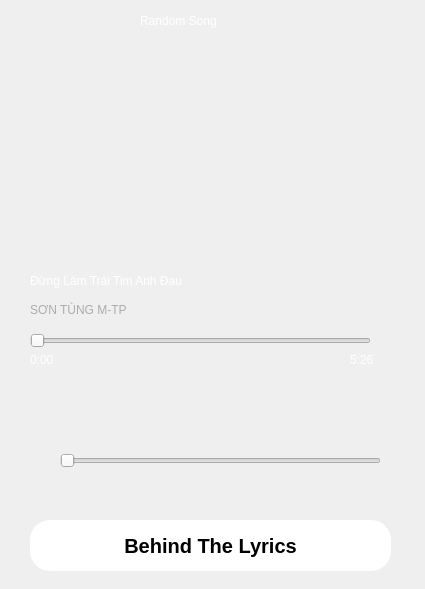
<?xml version="1.0" encoding="UTF-8"?>
<ui version="4.0">
 <class>Form</class>
 <widget class="QWidget" name="Form">
  <property name="geometry">
   <rect>
    <x>0</x>
    <y>0</y>
    <width>425</width>
    <height>589</height>
   </rect>
  </property>
  <property name="windowTitle">
   <string>Form</string>
  </property>
  <widget class="QLabel" name="label">
   <property name="geometry">
    <rect>
     <x>0</x>
     <y>0</y>
     <width>421</width>
     <height>601</height>
    </rect>
   </property>
   <property name="styleSheet">
    <string notr="true">QWidget {
    background: qlineargradient(
        spread:pad,
        x1:0, y1:0,   /* bắt đầu ở trên */
        x2:0, y2:1,   /* kéo xuống dưới */
        stop:0 #0f2027,   /* đen đậm trên cùng */
        stop:0.5 #203a43, /* xanh đậm ở giữa */
        stop:1 #2c5364    /* xanh teal ở dưới */
    );
}</string>
   </property>
   <property name="text">
    <string/>
   </property>
   <property name="pixmap">
    <pixmap>../img/black.jpg</pixmap>
   </property>
   <property name="scaledContents">
    <bool>true</bool>
   </property>
  </widget>
  <widget class="QSlider" name="horizontalSlider">
   <property name="geometry">
    <rect>
     <x>30</x>
     <y>330</y>
     <width>341</width>
     <height>22</height>
    </rect>
   </property>
   <property name="orientation">
    <enum>Qt::Orientation::Horizontal</enum>
   </property>
  </widget>
  <widget class="QLabel" name="label_2">
   <property name="geometry">
    <rect>
     <x>30</x>
     <y>450</y>
     <width>21</width>
     <height>21</height>
    </rect>
   </property>
   <property name="text">
    <string/>
   </property>
   <property name="pixmap">
    <pixmap>../img/volume-high-solid.svg</pixmap>
   </property>
   <property name="scaledContents">
    <bool>true</bool>
   </property>
  </widget>
  <widget class="QSlider" name="horizontalSlider_2">
   <property name="geometry">
    <rect>
     <x>60</x>
     <y>450</y>
     <width>321</width>
     <height>22</height>
    </rect>
   </property>
   <property name="orientation">
    <enum>Qt::Orientation::Horizontal</enum>
   </property>
  </widget>
  <widget class="QLabel" name="label_3">
   <property name="geometry">
    <rect>
     <x>130</x>
     <y>380</y>
     <width>41</width>
     <height>31</height>
    </rect>
   </property>
   <property name="text">
    <string/>
   </property>
   <property name="pixmap">
    <pixmap>../img/backward-solid.svg</pixmap>
   </property>
   <property name="scaledContents">
    <bool>true</bool>
   </property>
  </widget>
  <widget class="QLabel" name="label_4">
   <property name="geometry">
    <rect>
     <x>250</x>
     <y>380</y>
     <width>41</width>
     <height>31</height>
    </rect>
   </property>
   <property name="text">
    <string/>
   </property>
   <property name="pixmap">
    <pixmap>../img/forward-solid.svg</pixmap>
   </property>
   <property name="scaledContents">
    <bool>true</bool>
   </property>
  </widget>
  <widget class="QLabel" name="label_5">
   <property name="geometry">
    <rect>
     <x>200</x>
     <y>380</y>
     <width>21</width>
     <height>31</height>
    </rect>
   </property>
   <property name="text">
    <string/>
   </property>
   <property name="pixmap">
    <pixmap>../img/play-solid.svg</pixmap>
   </property>
   <property name="scaledContents">
    <bool>true</bool>
   </property>
  </widget>
  <widget class="QLabel" name="label_6">
   <property name="geometry">
    <rect>
     <x>30</x>
     <y>380</y>
     <width>31</width>
     <height>31</height>
    </rect>
   </property>
   <property name="text">
    <string/>
   </property>
   <property name="pixmap">
    <pixmap>../img/shuffle-solid.svg</pixmap>
   </property>
   <property name="scaledContents">
    <bool>true</bool>
   </property>
  </widget>
  <widget class="QLabel" name="label_7">
   <property name="geometry">
    <rect>
     <x>350</x>
     <y>380</y>
     <width>31</width>
     <height>31</height>
    </rect>
   </property>
   <property name="text">
    <string/>
   </property>
   <property name="pixmap">
    <pixmap>../img/heart-solid.svg</pixmap>
   </property>
   <property name="scaledContents">
    <bool>true</bool>
   </property>
  </widget>
  <widget class="QLabel" name="label_8">
   <property name="geometry">
    <rect>
     <x>30</x>
     <y>260</y>
     <width>411</width>
     <height>41</height>
    </rect>
   </property>
   <property name="styleSheet">
    <string notr="true">color: white;
font: 700 12pt &quot;Microsoft YaHei&quot;;</string>
   </property>
   <property name="text">
    <string>Đừng Làm Trái Tim Anh Đau</string>
   </property>
  </widget>
  <widget class="QLabel" name="label_9">
   <property name="geometry">
    <rect>
     <x>30</x>
     <y>300</y>
     <width>131</width>
     <height>20</height>
    </rect>
   </property>
   <property name="styleSheet">
    <string notr="true">color: rgb(172, 172, 172)</string>
   </property>
   <property name="text">
    <string>SƠN TÙNG M-TP </string>
   </property>
  </widget>
  <widget class="QLabel" name="label_10">
   <property name="geometry">
    <rect>
     <x>100</x>
     <y>40</y>
     <width>221</width>
     <height>221</height>
    </rect>
   </property>
   <property name="text">
    <string/>
   </property>
   <property name="pixmap">
    <pixmap>../img/son tung.jpg</pixmap>
   </property>
   <property name="scaledContents">
    <bool>true</bool>
   </property>
  </widget>
  <widget class="QLabel" name="label_11">
   <property name="geometry">
    <rect>
     <x>380</x>
     <y>10</y>
     <width>31</width>
     <height>31</height>
    </rect>
   </property>
   <property name="text">
    <string/>
   </property>
   <property name="pixmap">
    <pixmap>../img/spotify-brands (1).svg</pixmap>
   </property>
   <property name="scaledContents">
    <bool>true</bool>
   </property>
  </widget>
  <widget class="QLabel" name="label_12">
   <property name="geometry">
    <rect>
     <x>30</x>
     <y>350</y>
     <width>63</width>
     <height>20</height>
    </rect>
   </property>
   <property name="styleSheet">
    <string notr="true">color:white</string>
   </property>
   <property name="text">
    <string>0:00</string>
   </property>
  </widget>
  <widget class="QLabel" name="label_13">
   <property name="geometry">
    <rect>
     <x>350</x>
     <y>350</y>
     <width>63</width>
     <height>20</height>
    </rect>
   </property>
   <property name="styleSheet">
    <string notr="true">color:white</string>
   </property>
   <property name="text">
    <string>5:26</string>
   </property>
  </widget>
  <widget class="QPushButton" name="pushButton">
   <property name="geometry">
    <rect>
     <x>30</x>
     <y>520</y>
     <width>361</width>
     <height>51</height>
    </rect>
   </property>
   <property name="styleSheet">
    <string notr="true"> background-color: white;
    color: black;
    border: none;
    border-radius: 20px;
    padding: 10px;
    font-weight: bold;
    font-size: 20px;
</string>
   </property>
   <property name="text">
    <string>Behind The Lyrics</string>
   </property>
  </widget>
  <widget class="QLabel" name="label_14">
   <property name="geometry">
    <rect>
     <x>140</x>
     <y>-10</y>
     <width>151</width>
     <height>61</height>
    </rect>
   </property>
   <property name="styleSheet">
    <string notr="true">color: white;
font: 700 12pt &quot;Microsoft YaHei&quot;;</string>
   </property>
   <property name="text">
    <string>Random Song</string>
   </property>
  </widget>
  <widget class="QLabel" name="label_15">
   <property name="geometry">
    <rect>
     <x>0</x>
     <y>0</y>
     <width>51</width>
     <height>51</height>
    </rect>
   </property>
   <property name="text">
    <string/>
   </property>
   <property name="pixmap">
    <pixmap>../img/angle-down-solid-full.svg</pixmap>
   </property>
   <property name="scaledContents">
    <bool>true</bool>
   </property>
  </widget>
 </widget>
 <resources/>
 <connections/>
</ui>
